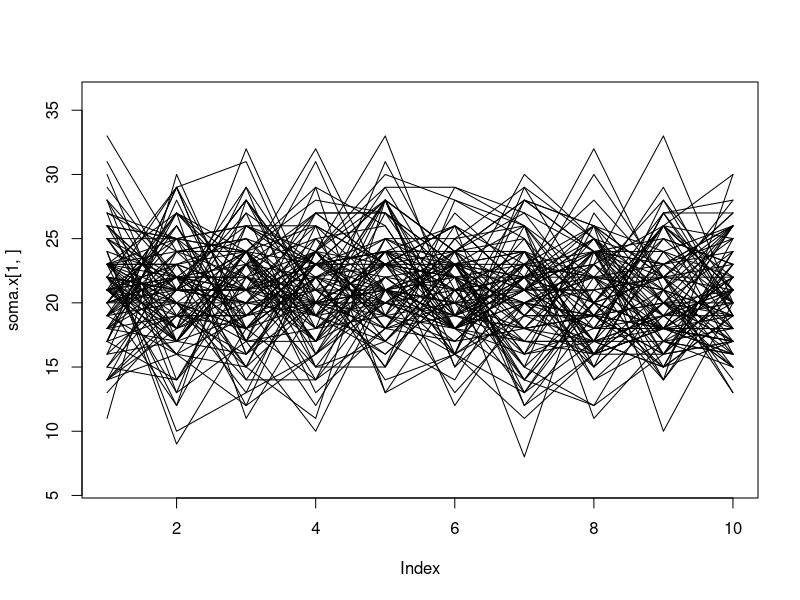
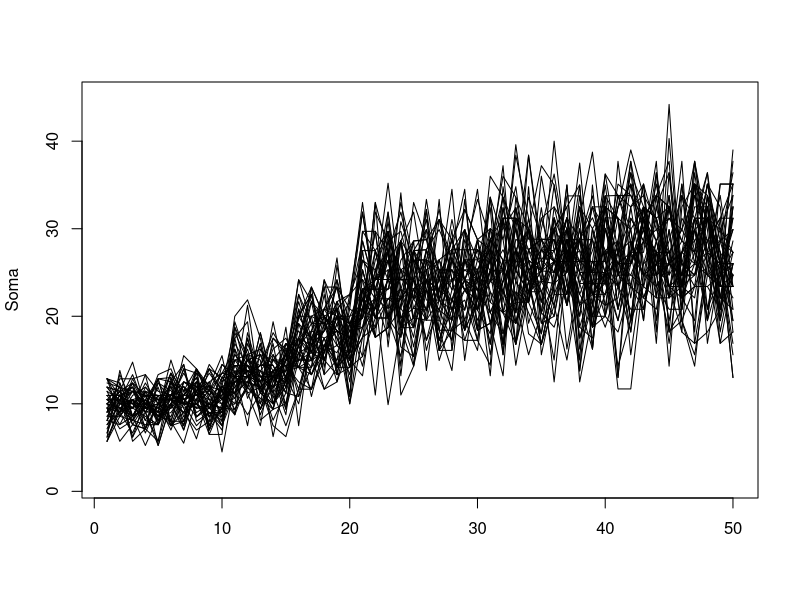
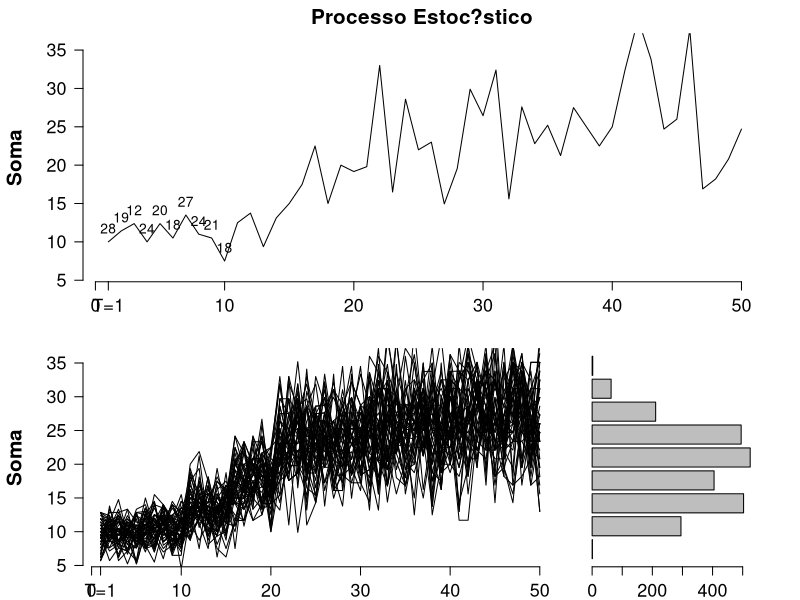

These charts were generated, in order, by the following R code:


### exemplo com dados

soma.x<-matrix(NA,100,10)


# This will create several possible paths that each radom variable can go.#

for(i in 1:10){

 for (j in 1:100){
   x1<- sample(1:6, 1)
   x2<- sample(1:6, 1)
   x3<- sample(1:6, 1)
   x4<- sample(1:6, 1)
   x5<- sample(1:6, 1)
   x6<- sample(1:6, 1)
   
soma.x[j,i]<-x1+x2+x3+x4+x5+x6
  
}
}

plot(soma.x[1,],type="l",ylim=c(6,36))
for (i in 1:100){
  lines(soma.x[i,])
}




## now lets fix  ##
soma.x<-matrix(NA,100,50)

for(i in 1:50){
    for (j in 1:100){
    x1<- sample(1:6, 1)
    x2<- sample(1:6, 1)
    x3<- sample(1:6, 1)
    x4<- sample(1:6, 1)
    x5<- sample(1:6, 1)
    x6<- sample(1:6, 1)
    soma.x[j,i]<-x1+x2+x3+x4+x5+x6
    }
}



soma.x[,1:5]<-soma.x[,1:5]/2.1
soma.x[,6:10]<-soma.x[,6:10]/2
soma.x[,11:15]<-soma.x[,11:15]/1.6
soma.x[,16:20]<-soma.x[,16:20]/1.2
soma.x[,21:25]<-soma.x[,21:25]*1.1
soma.x[,26:30]<-soma.x[,26:30]*1.15
soma.x[,31:35]<-soma.x[,31:35]*1.2
soma.x[,36:40]<-soma.x[,36:40]*1.25
soma.x[,41:45]<-soma.x[,41:45]*1.3
soma.x[,46:50]<-soma.x[,46:50]*1.3

plot(soma.x[1,], type = "n", ylab = "Soma", xlab = " ", cex = 1.5, 
     ylim = c(1, 45), lwd = 1, pch = 5, axes = T, main = "")
for (i in 1:50){
  lines(soma.x[i,])
}




### Making the graph


layout(matrix(c(1,1,2,3), 2, 2, byrow = TRUE),widths = lcm(15), heights = lcm(8))

par(cex.main = 1.5, mar = c(2, 5, 2, 2) , mgp = c(3.5, 1, 0), cex.lab = 1.5, 
    font.lab = 2, cex.axis = 1.3, bty = "n", las = 1)
plot(soma.x[1,], type = "l", ylab = "Soma", xlab = " ", cex = 1.5, 
     ylim = c(6, 36), lwd = 1, pch = 5, axes = T, main = "Processo Estoc?stico ")
axis(1, at = 1, labels = "T=1")
text(1, soma.x[1,1], "28", adj = 2, cex = 1,pos=3)
text(2, soma.x[1,2], "19", adj = 2, cex = 1,pos=3)
text(3, soma.x[1,3], "12", adj = 2, cex = 1,pos=3)
text(4, soma.x[1,4], "24", adj = 2, cex = 1,pos=3)
text(5, soma.x[1,5], "20", adj = 2, cex = 1,pos=3)
text(6, soma.x[1,6], "18", adj = 2, cex = 1,pos=3)
text(7, soma.x[1,7], "27", adj = 2, cex = 1,pos=3)
text(8, soma.x[1,8], "24", adj = 2, cex = 1,pos=3)
text(9, soma.x[1,9], "21", adj = 2, cex = 1,pos=3)
text(10, soma.x[1,10], "18", adj = 2, cex = 1,pos=3)

plot(soma.x[1,], type = "n", ylab = "Soma", xlab = " ", cex = 1.5, 
     ylim = c(6, 36), lwd = 1, pch = 5, axes = T, main = "")

for (i in 1:50){
  lines(soma.x[i,])
}
axis(1, at = 1, labels = "T=1")
par(cex.main = 1.5, mar = c(2, 0, 2, 3) , mgp = c(3.5, 1, 0), cex.lab = 1.5, 
    font.lab = 2, cex.axis = 1.3, bty = "n", las =0)

h.islands <- hist(soma.x[1:50,],plot = FALSE)
barplot(h.islands$counts, horiz=TRUE) 

